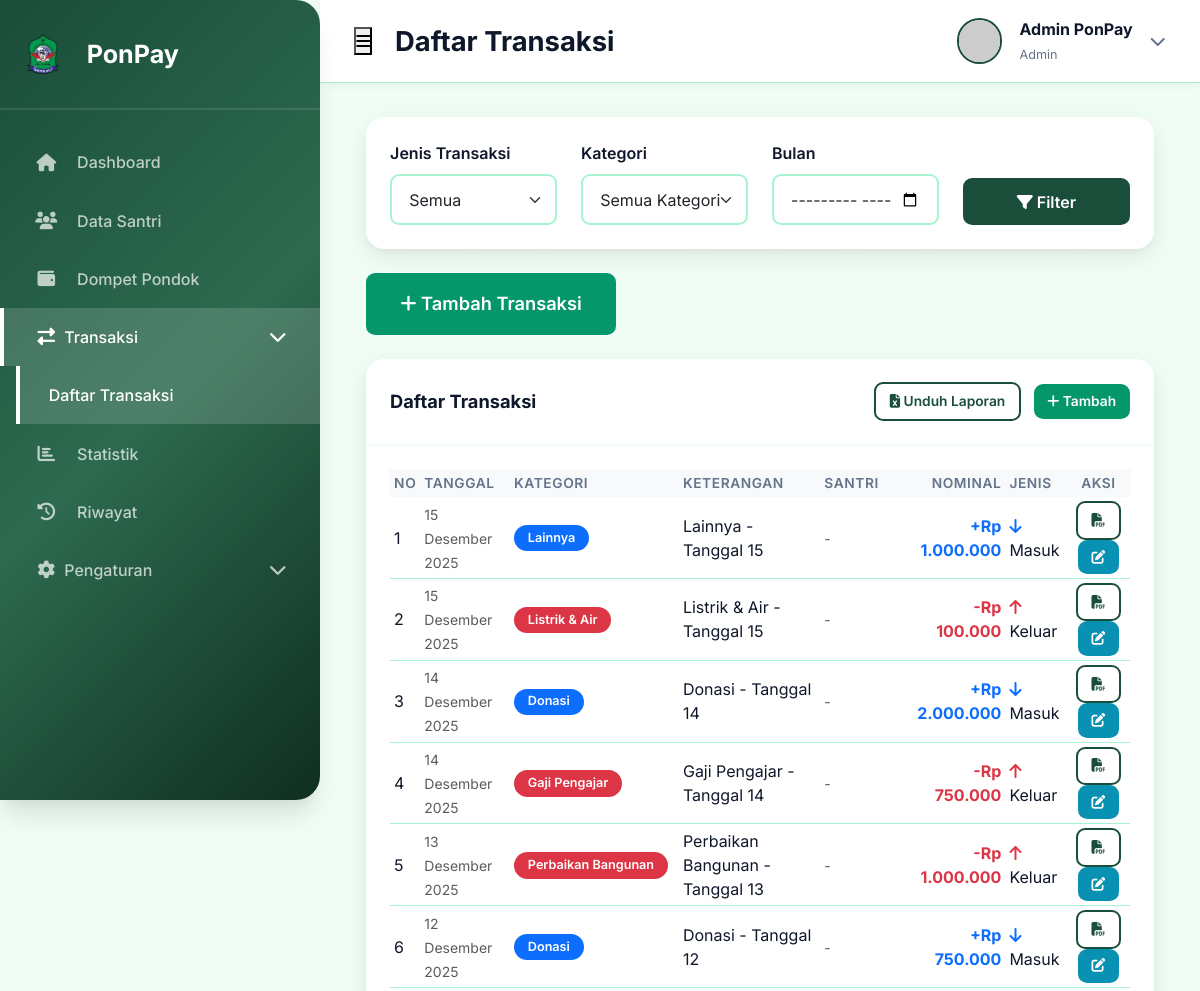
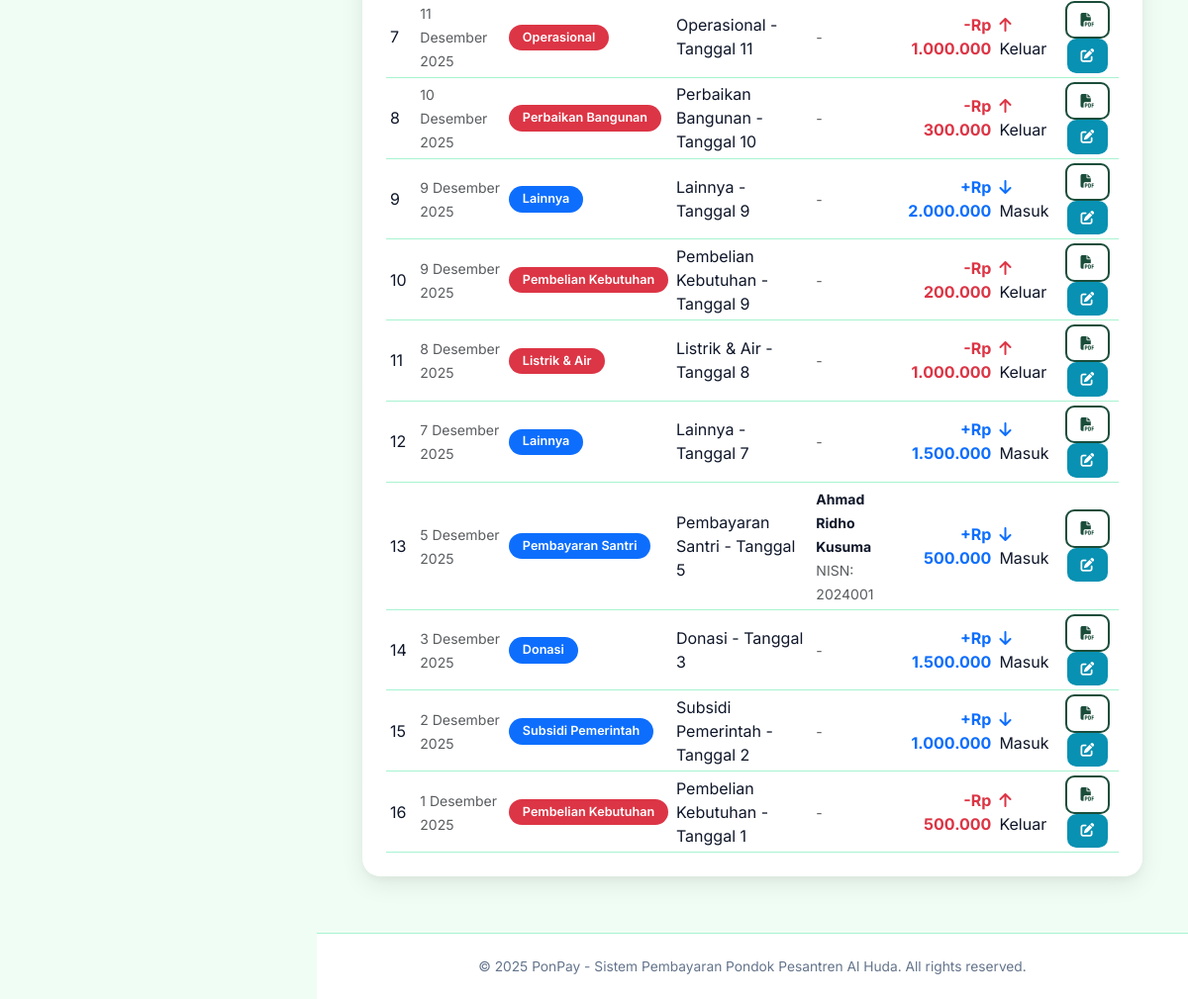
The app's page /transaction/, older data (2 pictures, top to bottom).
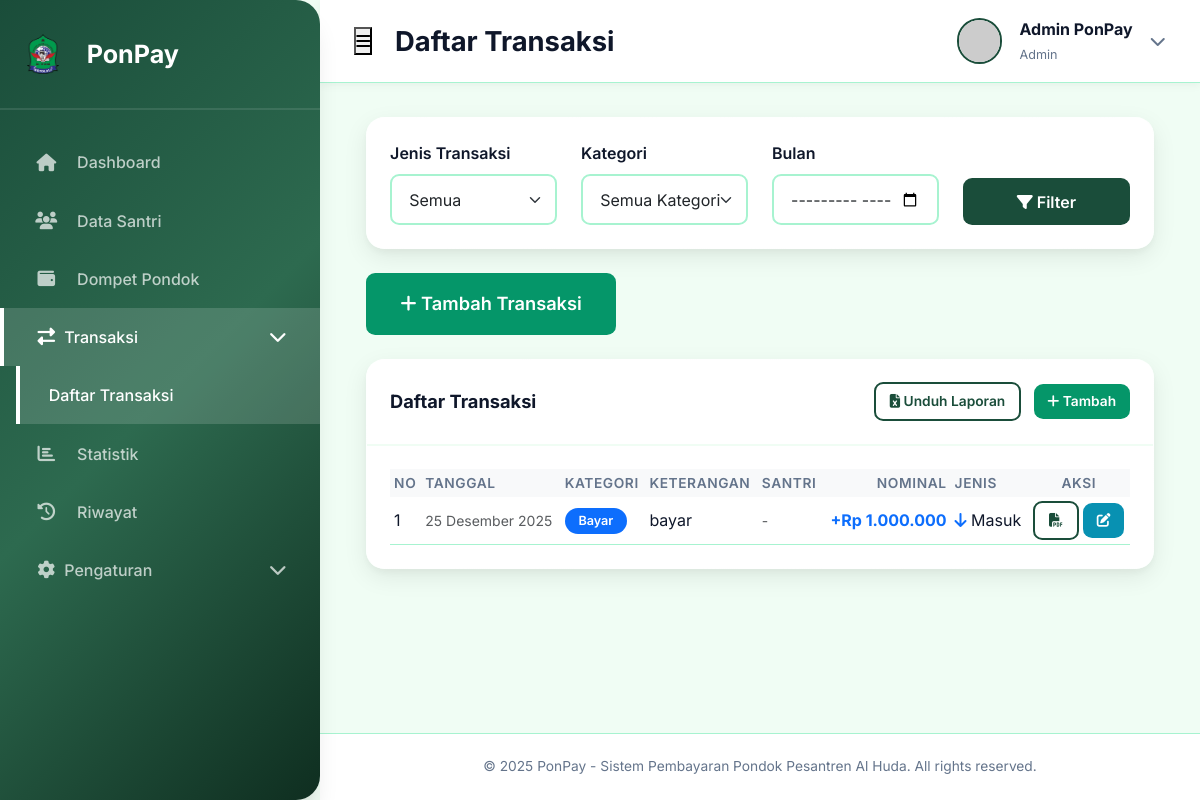
The same page, newer data.
### tables this page shows
CREATE TABLE transactions (
        id INTEGER PRIMARY KEY AUTOINCREMENT,
        user_id INTEGER NOT NULL,
        student_id INTEGER,
        type TEXT NOT NULL,
        category TEXT NOT NULL,
        amount INTEGER NOT NULL,
        description TEXT,
        date DATE NOT NULL,
        created_at TIMESTAMP DEFAULT CURRENT_TIMESTAMP,
        FOREIGN KEY (user_id) REFERENCES users(id),
        FOREIGN KEY (student_id) REFERENCES students(id)
    );

### routes.py (the view)
@transaction_bp.route('/')
def index():
    user_id = session.get('user_id', 1)
    filter_type = request.args.get('type', 'all')
    filter_category = request.args.get('category', 'all')
    filter_month = request.args.get('month', '')
    query = '''
        SELECT t.*,
               COALESCE(s.name, '') as student_name,
               COALESCE(s.nisn, '') as student_nisn
        FROM transactions t
        LEFT JOIN students s ON t.student_id = s.id
        WHERE t.user_id = ?
    '''
    params = [user_id]
    if filter_type != 'all':
        query += 'AND t.type = ? '
        params.append(filter_type)
    if filter_category != 'all':
        query += 'AND t.category = ? '
        params.append(filter_category)
    if filter_month:
        query += 'AND t.date LIKE ? '
        params.append(f'{filter_month}%')
    query += 'ORDER BY t.date DESC, t.created_at DESC'
    transactions = query_db(query, params)
    categories_income = query_db(
        'SELECT DISTINCT category FROM transactions WHERE user_id = ? AND type = "income" ORDER BY category',
        (user_id,)
    )
    categories_expense = query_db(
        'SELECT DISTINCT category FROM transactions WHERE user_id = ? AND type = "expense" ORDER BY category',
        (user_id,)
    )
    return render_template('transaction.html',
                         transactions=transactions,
                         categories_income=[r['category'] for r in categories_income],
                         categories_expense=[r['category'] for r in categories_expense],
                         filter_type=filter_type,
                         filter_category=filter_category,
                         filter_month=filter_month)

### templates/transaction.html (shortened to what this page needs)
{% extends 'base.html' %}
{% block page_title %}Daftar Transaksi{% endblock %}
{% block content %}
<div class="container-fluid">
    <div class="row mb-4">
        <div class="col-12">
            <div class="card">
                <div class="card-body">
                    <div class="row align-items-end">
                        <div class="col-md-3 mb-3 mb-md-0">
                            <label class="form-label">Jenis Transaksi</label>
                            <select class="form-select" id="filterType">
                                <option value="all">Semua</option>
                            </select>
                        </div>
                        <div class="col-md-3 mb-3 mb-md-0">
                            <label class="form-label">Kategori</label>
                            <select class="form-select" id="filterCategory">
                                <option value="all">Semua Kategori</option>
                            </select>
                        </div>
                        <div class="col-md-3 mb-3 mb-md-0">
                            <label class="form-label">Bulan</label>
                            <input type="month" class="form-control" id="filterMonth" value="{{ filter_month }}">
                        </div>
                        <div class="col-md-3 mb-3 mb-md-0">
                            <button class="btn btn-primary w-100" id="filterBtn">
                                <i class="fas fa-filter"></i> Filter
                            </button>
                        </div>
                    </div>
                </div>
            </div>
        </div>
    </div>
    <div class="row mb-4">
        <div class="col-12">
            <a href="{{ url_for('transaction.add') }}" class="btn btn-success btn-lg">
                <i class="fas fa-plus"></i> Tambah Transaksi
            </a>
        </div>
    </div>
    <div class="row">
        <div class="col-12">
            <div class="card">
                <div class="card-header d-flex justify-content-between align-items-center">
                    <h6 class="card-title mb-0">Daftar Transaksi</h6>
                    <div>
                        <button id="downloadReportBtn" class="btn btn-outline-primary btn-sm me-2">
                            <i class="fas fa-file-excel"></i> Unduh Laporan
                        </button>
                        <a href="{{ url_for('transaction.add') }}" class="btn btn-success btn-sm">
                            <i class="fas fa-plus"></i> Tambah
                        </a>
                    </div>
                </div>
                <div class="card-body">
                    <div class="table-responsive">
                        <table class="table table-hover table-sm">
                            <thead class="table-light">
                                <tr>
                                    <th>No</th>
                                    <th>Tanggal</th>
                                    <th>Kategori</th>
                                    <th>Keterangan</th>
                                    <th>Santri</th>
                                    <th class="text-end">Nominal</th>
                                    <th>Jenis</th>
                                    <th class="text-center">Aksi</th>
                                </tr>
                            </thead>
                            <tbody>
                                {% set counter = namespace(value=1) %}
                                {% for trans in transactions %}
                                <tr>
                                    <td>{{ counter.value }}</td>
                                    <td>
                                        <small class="text-muted">{{ trans['date']|format_date }}</small>
                                    </td>
                                    <td>
                                        <span class="badge {% if trans['type'] == 'income' %}bg-primary{% else %}bg-danger{% endif %} text-white">
                                            {{ trans['category'] }}
                                        </span>
                                    </td>
                                    <td>{{ trans['description'] }}</td>
                                    <td>
                                        {% if trans['student_name'] %}
                                            <small><strong>{{ trans['student_name'] }}</strong></small>
                                            <br>
                                            <small class="text-muted">NISN: {{ trans['student_nisn'] }}</small>
                                        {% else %}
                                            <small class="text-muted">-</small>
                                        {% endif %}
                                    </td>
                                    <td class="text-end font-weight-bold">
                                        <span class="{% if trans['type'] == 'income' %}text-primary{% else %}text-danger{% endif %}">
                                            {% if trans['type'] == 'income' %}+{% else %}-{% endif %}{{ trans['amount']|rupiah }}
                                        </span>
                                    </td>
                                    <td>
                                        {% if trans['type'] == 'income' %}
                                            <i class="fas fa-arrow-down text-primary"></i> Masuk
                                        {% else %}
                                            <i class="fas fa-arrow-up text-danger"></i> Keluar
                                        {% endif %}
                                    </td>
                                    <td class="text-center">
                                        <a href="{{ url_for('transaction.receipt', id=trans['id']) }}" class="btn btn-sm btn-outline-primary" title="Cetak Kwitansi" target="_blank">
                                            <i class="fas fa-file-pdf"></i>
                                        </a>
                                        <a href="{{ url_for('transaction.edit', id=trans['id']) }}" class="btn btn-sm btn-info" title="Edit">
                                            <i class="fas fa-edit"></i>
                                        </a>
                                    </td>
                                </tr>
                                {% set counter.value = counter.value + 1 %}
                                {% else %}
                                <tr>
                                    <td colspan="8" class="text-center text-muted py-4">
                                        <i class="fas fa-inbox"></i> Belum ada transaksi
                                    </td>
                                </tr>
                                {% endfor %}
                            </tbody>
                        </table>
                    </div>
                </div>
            </div>
        </div>
    </div>
</div>
{% endblock %}

### templates/base.html (shortened to what this page needs)
<!DOCTYPE html>
<html lang="id">
<head>
    <link href="https://cdn.jsdelivr.net/npm/bootstrap@5.3.0/dist/css/bootstrap.min.css" rel="stylesheet">
    <link rel="stylesheet" href="https://cdnjs.cloudflare.com/ajax/libs/font-awesome/6.4.0/css/all.min.css">
    <link rel="stylesheet" href="{{ url_for('static', filename='css/style.css') }}">
</head>
<body>
    <div class="wrapper d-flex">
        <nav class="sidebar" id="sidebar">
            <div class="sidebar-header">
                <div class="logo-section">
                    <img src="{{ url_for('static', filename='images/logo.png') }}" alt="Logo Al Huda"
                        style="width: 40px; height: 40px; margin-right: 10px; border-radius: 8px; object-fit: contain;">
                    <h5>PonPay</h5>
                </div>
            </div>
            <ul class="nav flex-column sidebar-nav" id="sidebarNav">
                <li class="nav-item">
                    <a class="nav-link {% if request.endpoint == 'dashboard.index' %}active{% endif %}"
                        href="{{ url_for('dashboard.index') }}">
                        <i class="fas fa-home"></i>
                        <span>Dashboard</span>
                    </a>
                </li>
                <li class="nav-item">
                    <a class="nav-link {% if request.endpoint == 'students.index' %}active{% endif %}"
                        href="{{ url_for('students.index') }}">
                        <i class="fas fa-users"></i>
                        <span>Data Santri</span>
                    </a>
                </li>
                <li class="nav-item">
                    <a class="nav-link {% if request.endpoint == 'wallet.index' %}active{% endif %}"
                        href="{{ url_for('wallet.index') }}">
                        <i class="fas fa-wallet"></i>
                        <span>Dompet Pondok</span>
                    </a>
                </li>
                <li class="nav-item">
                    <a class="nav-link d-flex justify-content-between align-items-center {% if request.endpoint and request.endpoint.startswith('transaction') %}active{% endif %}"
                        data-bs-toggle="collapse" href="#nav-transaction" role="button" aria-expanded="false"
                        aria-controls="nav-transaction">
                        <span><i class="fas fa-exchange-alt"></i> <span>Transaksi</span></span>
                        <i class="fas fa-chevron-down"></i>
                    </a>
                    <div class="collapse {% if request.endpoint and (request.endpoint.startswith('transaction') or request.endpoint.startswith('payments')) %}show{% endif %}"
                        id="nav-transaction">
                        <ul class="nav flex-column ms-3">
                            <li class="nav-item">
                                <a class="nav-link {% if request.endpoint == 'transaction.index' %}active{% endif %}"
                                    href="{{ url_for('transaction.index') }}">Daftar Transaksi</a>
                            </li>
                        </ul>
                    </div>
                </li>
                <li class="nav-item">
                    <a class="nav-link {% if request.endpoint == 'statistics.index' %}active{% endif %}"
                        href="{{ url_for('statistics.index') }}">
                        <i class="fas fa-chart-bar"></i>
                        <span>Statistik</span>
                    </a>
                </li>
                <li class="nav-item">
                    <a class="nav-link {% if request.endpoint == 'history.index' %}active{% endif %}"
                        href="{{ url_for('history.index') }}">
                        <i class="fas fa-history"></i>
                        <span>Riwayat</span>
                    </a>
                </li>
                <li class="nav-item">
                    <a class="nav-link d-flex justify-content-between align-items-center {% if request.endpoint and request.endpoint.startswith('settings') %}active{% endif %}"
                        data-bs-toggle="collapse" href="#nav-settings" role="button" aria-expanded="false"
                        aria-controls="nav-settings">
                        <span><i class="fas fa-cog"></i> <span>Pengaturan</span></span>
                        <i class="fas fa-chevron-down"></i>
                    </a>
                </li>
            </ul>
        </nav>
        <div class="main-content">
            <nav class="top-navbar">
                <div class="navbar-left">
                    <button class="btn-sidebar-collapse d-none d-lg-block" id="sidebarCollapseBtn">
                        <i class="fas fa-bars"></i>
                    </button>
                    <h6 class="page-title">{% block page_title %}Dashboard{% endblock %}</h6>
                </div>
                <div class="navbar-right">
                    <div class="user-profile">
                        <div class="profile-avatar">
                            {% if session.get('profile_picture') %}
                            <img src="{{ url_for('static', filename=session['profile_picture']) }}?t={{ session.get('profile_picture_timestamp', 0) }}"
                                alt="Profile"
                                onerror="this.src='https://ui-avatars.com/api/?name={{ session.get('full_name', 'User')|urlencode }}&background=6366F1&color=fff'">
                            {% else %}
                            <img src="https://ui-avatars.com/api/?name={{ session.get('full_name', 'User') }}&amp;background=6366F1&amp;color=fff"
                                alt="Profile">
                            {% endif %}
                        </div>
                        <div class="profile-info d-none d-md-block">
                            <p class="profile-name">{{ session.get('full_name', 'Admin PonPay') }}</p>
                            <small class="profile-role">{{ session.get('role', 'admin') }}</small>
                        </div>
                        <div class="dropdown">
                            <a class="dropdown-toggle" href="#" id="profileDropdown" role="button"
                                data-bs-toggle="dropdown">
                                <i class="fas fa-chevron-down"></i>
                            </a>
                        </div>
                    </div>
                </div>
            </nav>
            <div class="page-content">
                {% block content %}{% endblock %}
            </div>
            <footer class="page-footer">
                <p>&copy; 2025 PonPay - Sistem Pembayaran Pondok Pesantren Al Huda. All rights reserved.</p>
            </footer>
        </div>
    </div>
</body>
</html>

Row changes from the older to the newer data that the page shows:
removed transactions: value "2", type "expense" (drawn)
removed transactions: value "3", type "income" (drawn)
removed transactions: value "4", type "expense" (drawn)
removed transactions: value "5", type "expense" (drawn)
removed transactions: value "6", type "income" (drawn)
removed transactions: value "7", type "expense" (drawn)
removed transactions: value "8", type "expense" (drawn)
removed transactions: value "9", type "income" (drawn)
removed transactions: value "10", type "expense" (drawn)
removed transactions: value "11", type "expense" (drawn)
removed transactions: value "12", type "income" (drawn)
removed transactions: value "13", type "income" (drawn)
removed transactions: value "14", type "income" (drawn)
removed transactions: value "15", type "income" (drawn)
removed transactions: value "16", type "expense" (drawn)
changed transactions "Rp 1.000.000": date "15 Desember 2025" → "25 Desember 2025"; category "Lainnya" → "Bayar"; description "Lainnya - Tanggal 15" → "bayar"
